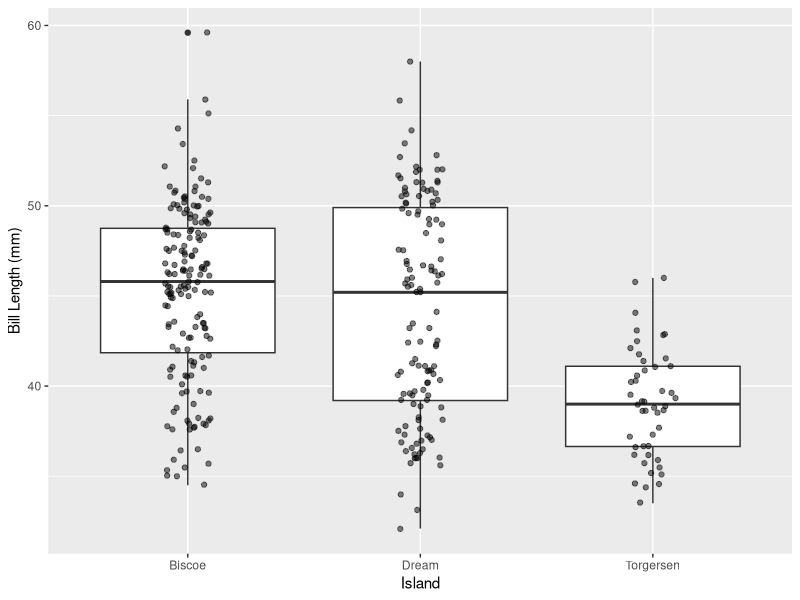
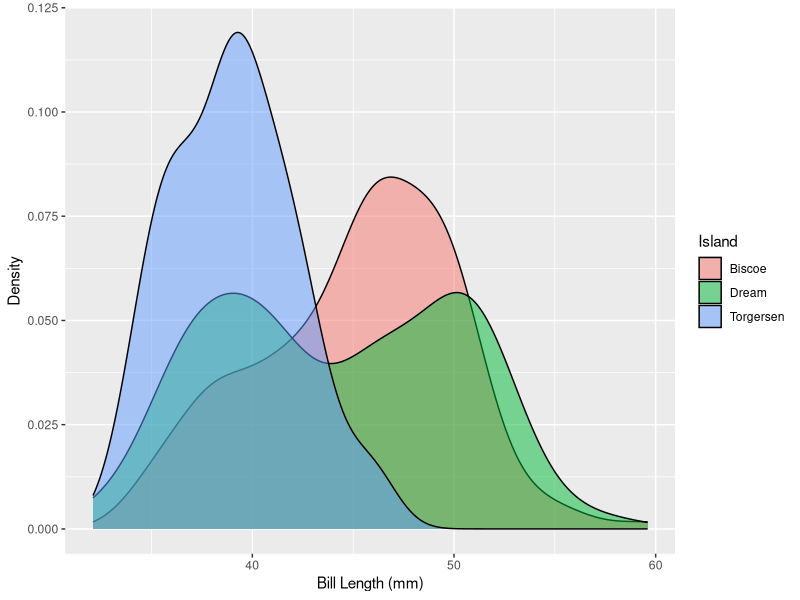
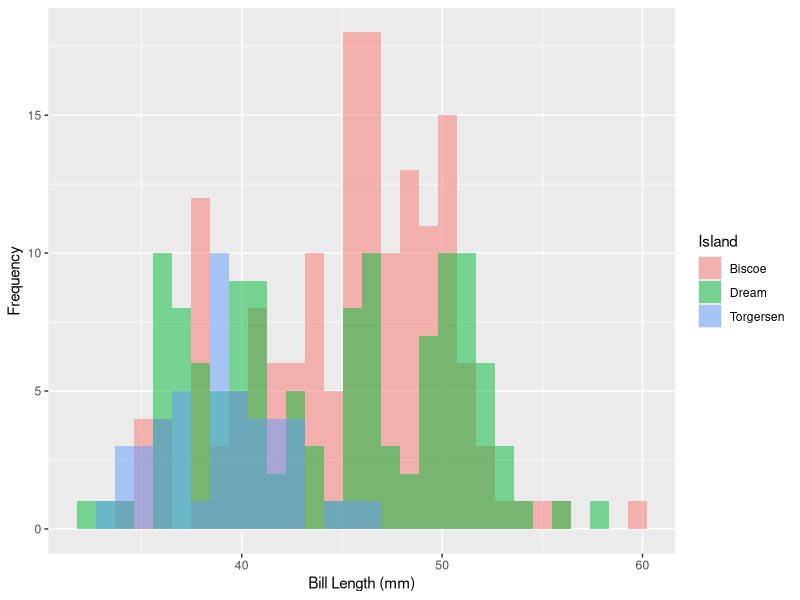
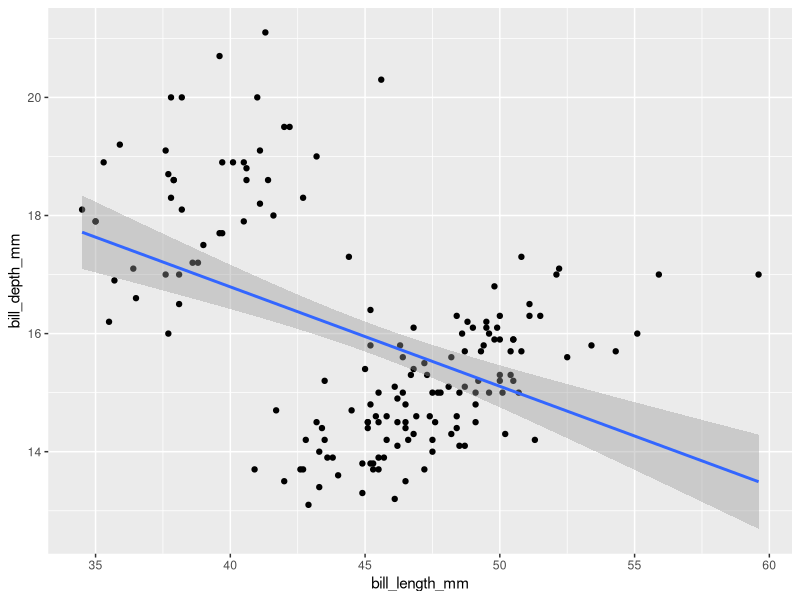
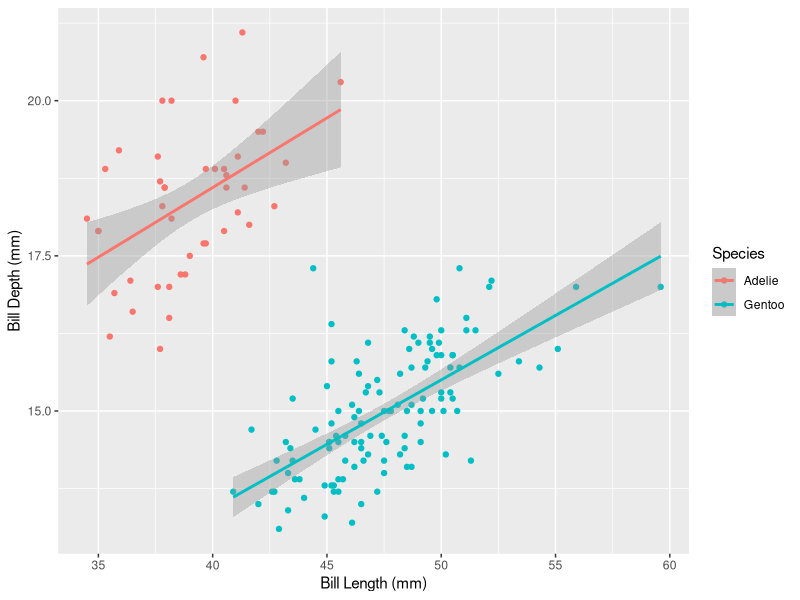
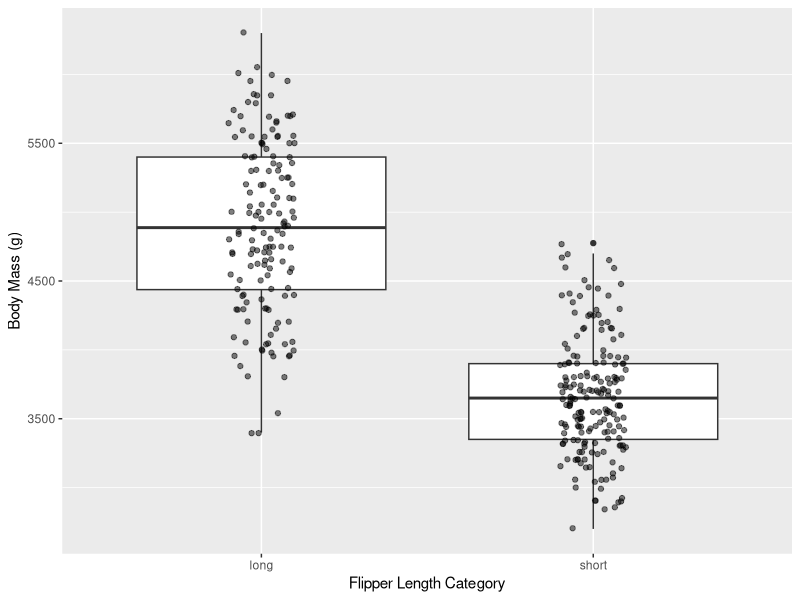
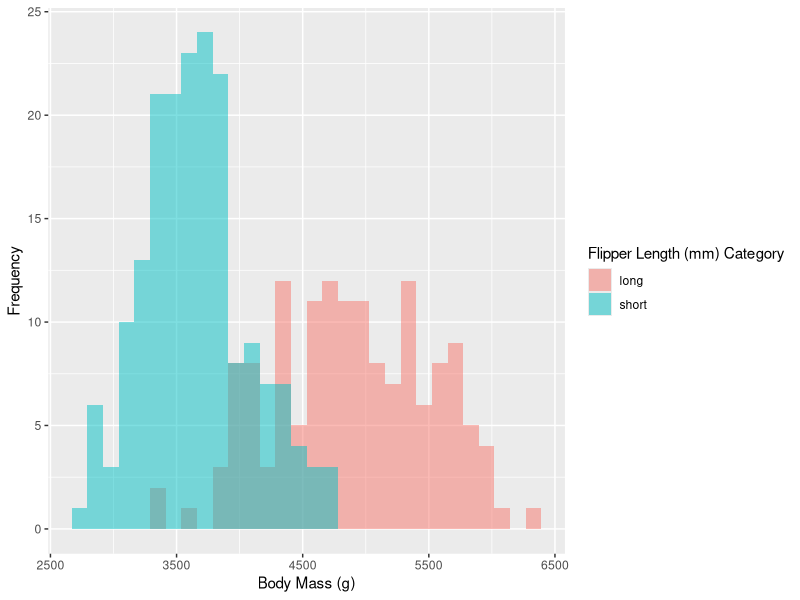
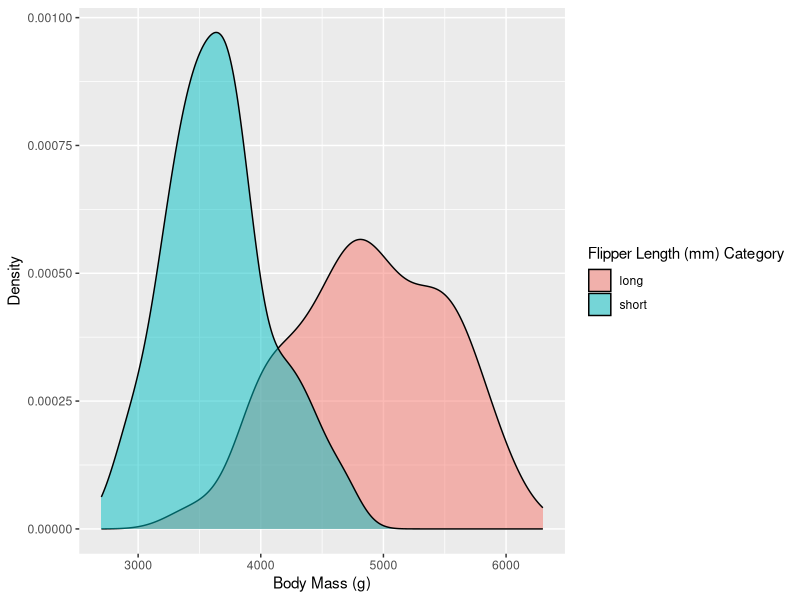

Write R code to recreate these figures, in order.
## ---- chunk 1
knitr::opts_chunk$set(echo = TRUE)
## ---- chunk 2
library(tidyverse)
library(palmerpenguins)
## ---- chunk 3
penguins <- penguins %>% drop_na()
## ---- chunk 4
penguins %>% 
  group_by(island) %>% 
  summarise(min_bill = min(bill_length_mm),
            max_bill = max(bill_length_mm),
            mean_bill = mean(bill_length_mm))
## ---- chunk 5
ggplot(penguins, aes(island, bill_length_mm)) +
  geom_boxplot() +
  geom_jitter(width = 0.1, alpha = 0.5) +
  labs(x = "Island",
       y = "Bill Length (mm)")

# OR 

ggplot(penguins, aes(bill_length_mm, fill = island)) +
  geom_density(alpha = 0.5) +
  labs(x = "Bill Length (mm)",
       y = "Density",
       fill = "Island")
  
# OR
  
ggplot(penguins, aes(bill_length_mm, fill = island)) +
  geom_histogram(alpha = 0.5, position = "identity") +
  labs(x = "Bill Length (mm)",
       y = "Frequency",
       fill = "Island")
## ---- chunk 6
aov_model <- aov(data = penguins, bill_length_mm ~ island)
summary(aov_model)
## ---- chunk 7
TukeyHSD(aov_model)
## ---- chunk 8
biscoe <- penguins %>% 
  filter(island == "Biscoe")
## ---- chunk 9
ggplot(biscoe, aes(bill_length_mm, bill_depth_mm)) +
  geom_point() +
  geom_smooth(method = "lm")
## ---- chunk 10
r <- cor(biscoe$bill_length_mm, biscoe$bill_depth_mm)
## ---- chunk 11
r^2
## ---- chunk 12
summary(lm(data = biscoe, bill_depth_mm ~ bill_length_mm))
## ---- chunk 13
ggplot(biscoe, aes(bill_length_mm, bill_depth_mm, color = species)) +
  geom_point() +
  geom_smooth(method = "lm") +
  labs(x = "Bill Length (mm)",
       y = "Bill Depth (mm)",
       color = "Species")
## ---- chunk 14
summary(lm(data = biscoe, bill_depth_mm ~ bill_length_mm * species))
## ---- chunk 15
flippers <- penguins %>% 
  mutate(long_or_short = if_else(flipper_length_mm >= 200, "long", "short"))
## ---- chunk 16
flippers %>% 
  group_by(long_or_short) %>% 
  summarise(mean_mass = mean(body_mass_g),
            sd_mass = sd(body_mass_g))
## ---- chunk 17
ggplot(flippers, aes(long_or_short, body_mass_g)) +
  geom_boxplot() +
  geom_jitter(width = 0.1, alpha = 0.5) +
  labs(x = "Flipper Length Category",
       y = "Body Mass (g)")

# OR

ggplot(flippers, aes(body_mass_g, fill = long_or_short)) +
  geom_histogram(alpha = 0.5, position = "identity") +
  labs(x = "Body Mass (g)",
       y = "Frequency",
       fill = "Flipper Length (mm) Category")

# OR

ggplot(flippers, aes(body_mass_g, fill = long_or_short)) +
  geom_density(alpha = 0.5) +
  labs(x = "Body Mass (g)",
       y = "Density",
       fill = "Flipper Length (mm) Category")
## ---- chunk 18
t.test(data = flippers, body_mass_g ~ long_or_short)
## ---- chunk 19

